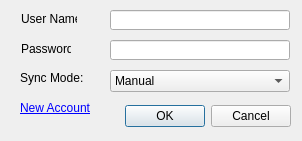
<?xml version="1.0" encoding="UTF-8"?>
<ui version="4.0">
 <class>AccountSettings</class>
 <widget class="QDialog" name="AccountSettings">
  <property name="geometry">
   <rect>
    <x>0</x>
    <y>0</y>
    <width>302</width>
    <height>141</height>
   </rect>
  </property>
  <property name="windowTitle">
   <string>Account Settings</string>
  </property>
  <widget class="QDialogButtonBox" name="buttonBox">
   <property name="geometry">
    <rect>
     <x>-50</x>
     <y>100</y>
     <width>341</width>
     <height>32</height>
    </rect>
   </property>
   <property name="orientation">
    <enum>Qt::Horizontal</enum>
   </property>
   <property name="standardButtons">
    <set>QDialogButtonBox::Cancel|QDialogButtonBox::Ok</set>
   </property>
  </widget>
  <widget class="QLabel" name="label_2">
   <property name="geometry">
    <rect>
     <x>21</x>
     <y>11</y>
     <width>56</width>
     <height>16</height>
    </rect>
   </property>
   <property name="text">
    <string>User Name:</string>
   </property>
  </widget>
  <widget class="QLabel" name="label_3">
   <property name="geometry">
    <rect>
     <x>21</x>
     <y>41</y>
     <width>50</width>
     <height>16</height>
    </rect>
   </property>
   <property name="text">
    <string>Password:</string>
   </property>
   <property name="buddy">
    <cstring>lePass</cstring>
   </property>
  </widget>
  <widget class="QLineEdit" name="lePass">
   <property name="geometry">
    <rect>
     <x>110</x>
     <y>40</y>
     <width>180</width>
     <height>20</height>
    </rect>
   </property>
   <property name="echoMode">
    <enum>QLineEdit::Password</enum>
   </property>
  </widget>
  <widget class="QLabel" name="label_4">
   <property name="geometry">
    <rect>
     <x>20</x>
     <y>70</y>
     <width>71</width>
     <height>16</height>
    </rect>
   </property>
   <property name="text">
    <string>Sync Mode:</string>
   </property>
  </widget>
  <widget class="QComboBox" name="cmbSync">
   <property name="geometry">
    <rect>
     <x>110</x>
     <y>70</y>
     <width>180</width>
     <height>22</height>
    </rect>
   </property>
   <item>
    <property name="text">
     <string>Manual</string>
    </property>
   </item>
   <item>
    <property name="text">
     <string>Auto</string>
    </property>
   </item>
  </widget>
  <widget class="QLineEdit" name="leUser">
   <property name="geometry">
    <rect>
     <x>110</x>
     <y>10</y>
     <width>180</width>
     <height>20</height>
    </rect>
   </property>
  </widget>
  <widget class="QLabel" name="lblNewAccount">
   <property name="geometry">
    <rect>
     <x>20</x>
     <y>100</y>
     <width>71</width>
     <height>16</height>
    </rect>
   </property>
   <property name="text">
    <string>&lt;a href=&quot;http://wikenotes.com/index.php/user/register&quot;&gt;New Account&lt;/a&gt;</string>
   </property>
  </widget>
 </widget>
 <tabstops>
  <tabstop>leUser</tabstop>
  <tabstop>lePass</tabstop>
  <tabstop>cmbSync</tabstop>
  <tabstop>buttonBox</tabstop>
 </tabstops>
 <resources/>
 <connections>
  <connection>
   <sender>buttonBox</sender>
   <signal>accepted()</signal>
   <receiver>AccountSettings</receiver>
   <slot>accept()</slot>
   <hints>
    <hint type="sourcelabel">
     <x>248</x>
     <y>254</y>
    </hint>
    <hint type="destinationlabel">
     <x>157</x>
     <y>274</y>
    </hint>
   </hints>
  </connection>
  <connection>
   <sender>buttonBox</sender>
   <signal>rejected()</signal>
   <receiver>AccountSettings</receiver>
   <slot>reject()</slot>
   <hints>
    <hint type="sourcelabel">
     <x>316</x>
     <y>260</y>
    </hint>
    <hint type="destinationlabel">
     <x>286</x>
     <y>274</y>
    </hint>
   </hints>
  </connection>
 </connections>
</ui>
